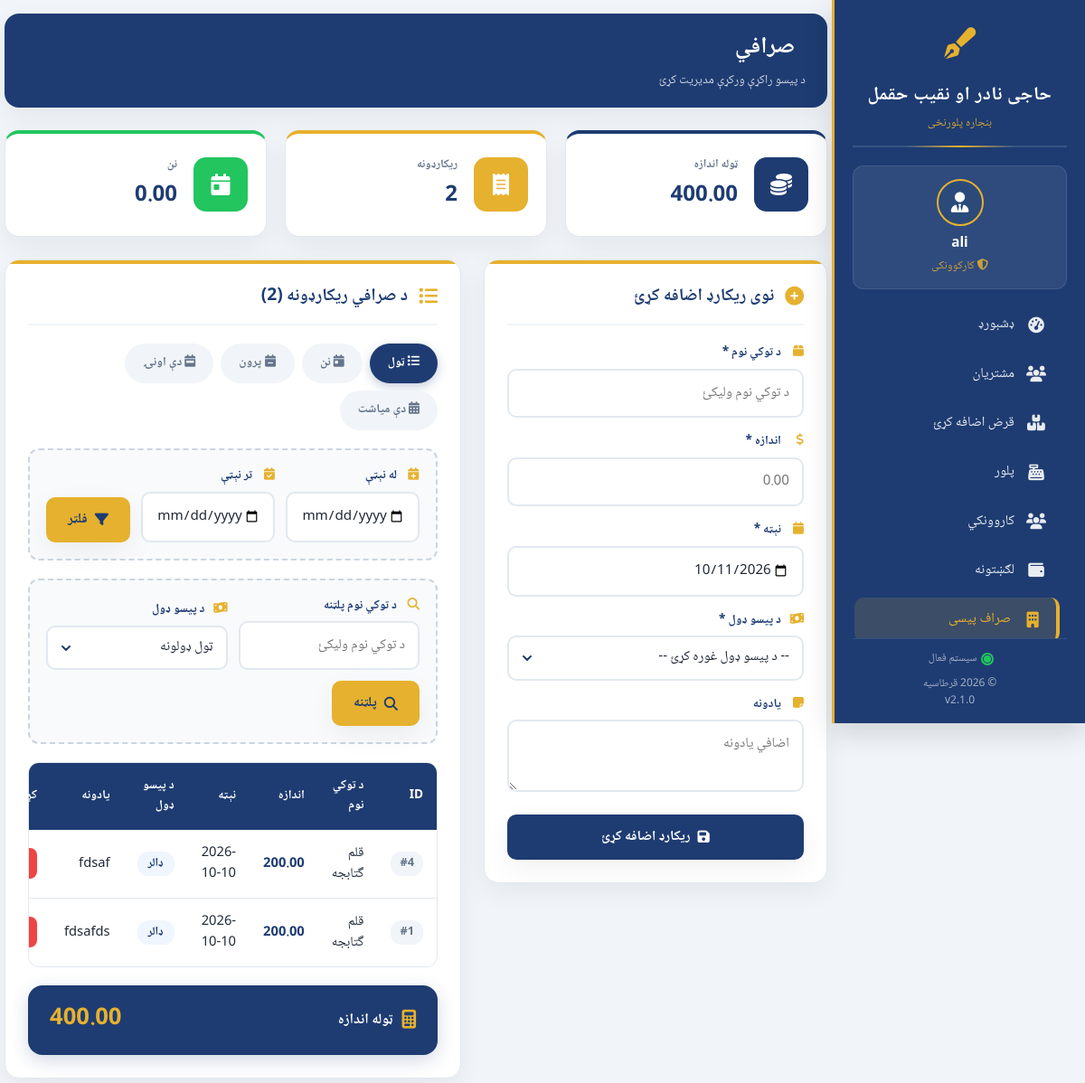
Screenshot of /sarafe.php (signed in) with the database file from the repository.
### tables this page shows
CREATE TABLE `sarafe` (
  `id` int(11) NOT NULL AUTO_INCREMENT,
  `name` varchar(150) NOT NULL,
  `amount` decimal(15,2) NOT NULL DEFAULT 0.00,
  `date` date NOT NULL DEFAULT curdate(),
  `money_type` varchar(50) NOT NULL,
  `note` text DEFAULT NULL,
  `created_at` timestamp NOT NULL DEFAULT current_timestamp(),
  PRIMARY KEY (`id`)
);

### sarafe.php (the view, shortened to what this page needs)
<?php
require_once 'db.php';
$filter = $_GET['filter'] ?? 'all';
$where = "";
$search_name = isset($_GET['search_name']) ? trim($_GET['search_name']) : '';
$sql = "SELECT * FROM sarafe $where ORDER BY id DESC";
$result = mysqli_query($conn, $sql);
$record_count = mysqli_num_rows($result);
$total_sql = "SELECT SUM(amount) AS total FROM sarafe $where";
$total_result = mysqli_query($conn, $total_sql);
$total_data = mysqli_fetch_assoc($total_result);
$total = $total_data['total'] ?? 0;
$count_sql = "SELECT COUNT(*) AS cnt FROM sarafe $where";
$count_result = mysqli_query($conn, $count_sql);
$count_data = mysqli_fetch_assoc($count_result);
$stats_count = $count_data['cnt'] ?? 0;
$today_sql = "SELECT SUM(amount) AS today_total FROM sarafe WHERE date = CURDATE()";
$today_result = mysqli_query($conn, $today_sql);
$today_data = mysqli_fetch_assoc($today_result);
$today_total = $today_data['today_total'] ?? 0;
$today_date = date('Y-m-d');
?>
<!DOCTYPE html>
<html lang="ps" dir="rtl">
<head>
    <link rel="stylesheet" href="https://cdnjs.cloudflare.com/ajax/libs/font-awesome/6.4.0/css/all.min.css">
</head>
<body>
<?php include 'sidebar.php'; ?>
<div class="main-content">
    <div class="page-header">
        <div>
            <h1><i class="fas fa-money-bill-exchange"></i> صرافي</h1>
            <div class="subtitle">د پیسو راکړې ورکړې مدیریت کړئ</div>
        </div>
    </div>
    <div class="stats-grid">
        <div class="stat-card">
            <div class="stat-icon total"><i class="fas fa-coins"></i></div>
            <div class="stat-info">
                <h3>ټوله اندازه</h3>
                <p><?php echo number_format($total, 2); ?></p>
            </div>
        </div>
        <div class="stat-card">
            <div class="stat-icon count"><i class="fas fa-receipt"></i></div>
            <div class="stat-info">
                <h3>ریکارډونه</h3>
                <p><?php echo $stats_count; ?></p>
            </div>
        </div>
        <div class="stat-card">
            <div class="stat-icon today"><i class="fas fa-calendar-day"></i></div>
            <div class="stat-info">
                <h3>نن</h3>
                <p><?php echo number_format($today_total, 2); ?></p>
            </div>
        </div>
    </div>
    <div class="content-grid">
        <div class="card">
            <div class="card-header">
                <i class="fas fa-plus-circle"></i>
                <h2>نوی ریکارډ اضافه کړئ</h2>
            </div>
            <form method="POST">
                <div class="form-group">
                    <label><i class="fas fa-box"></i> د توکي نوم *</label>
                    <input type="text" name="item_name" placeholder="د توکي نوم ولیکئ" required>
                </div>
                <div class="form-group">
                    <label><i class="fas fa-dollar-sign"></i> اندازه *</label>
                    <input type="number" name="amount" step="0.01" placeholder="0.00" required>
                </div>
                <div class="form-group">
                    <label><i class="fas fa-calendar"></i> نېټه *</label>
                    <input type="date" name="date" value="<?php echo $today_date; ?>" required>
                </div>
                <div class="form-group">
                    <label><i class="fas fa-money-bill-wave"></i> د پیسو ډول *</label>
                    <select name="money_type" required>
                        <option value="">-- د پیسو ډول غوره کړئ --</option>
                    </select>
                </div>
                <div class="form-group">
                    <label><i class="fas fa-sticky-note"></i> یادونه</label>
                    <textarea name="note" placeholder="اضافي یادونه"></textarea>
                </div>
                <button type="submit" class="btn btn-primary">
                    <i class="fas fa-save"></i> ریکارډ اضافه کړئ
                </button>
            </form>
        </div>
        <div class="card">
            <div class="card-header">
                <i class="fas fa-list"></i>
                <h2>د صرافي ریکارډونه (<?php echo $record_count; ?>)</h2>
            </div>
            <div class="filter-tabs">
                <a href="sarafe.php?filter=all" class="<?php echo $filter == 'all' ? 'active' : ''; ?>"><i class="fas fa-list"></i> ټول</a>
                <a href="sarafe.php?filter=today" class="<?php echo $filter == 'today' ? 'active' : ''; ?>"><i class="fas fa-calendar-day"></i> نن</a>
                <a href="sarafe.php?filter=yesterday" class="<?php echo $filter == 'yesterday' ? 'active' : ''; ?>"><i class="fas fa-calendar-minus"></i> پرون</a>
                <a href="sarafe.php?filter=week" class="<?php echo $filter == 'week' ? 'active' : ''; ?>"><i class="fas fa-calendar-week"></i> دې اونۍ</a>
                <a href="sarafe.php?filter=month" class="<?php echo $filter == 'month' ? 'active' : ''; ?>"><i class="fas fa-calendar-alt"></i> دې میاشت</a>
            </div>
            <div class="custom-filter">
                <form method="GET">
                    <div class="custom-row">
                        <div class="form-group">
                            <label><i class="fas fa-calendar-plus"></i> له نېټې</label>
                            <input type="date" name="from_date" required>
                        </div>
                        <div class="form-group">
                            <label><i class="fas fa-calendar-check"></i> تر نېټې</label>
                            <input type="date" name="to_date" required>
                        </div>
                        <button type="submit" class="btn btn-secondary">
                            <i class="fas fa-filter"></i> فلټر
                        </button>
                    </div>
                </form>
            </div>
            <div class="search-bar">
                <form method="GET">
                    <div class="search-row">
                        <div class="form-group">
                            <label><i class="fas fa-search"></i> د توکي نوم پلټنه</label>
                            <input type="text" name="search_name" placeholder="د توکي نوم ولیکئ" value="<?php echo htmlspecialchars($search_name); ?>">
                        </div>
                        <div class="form-group">
                            <label><i class="fas fa-money-bill-wave"></i> د پیسو ډول</label>
                            <select name="filter_type">
                                <option value="">ټول ډولونه</option>
                            </select>
                        </div>
                        <button type="submit" class="btn btn-secondary">
                            <i class="fas fa-search"></i> پلټنه
                        </button>
                    </div>
                </form>
            </div>
            <div class="table-wrapper">
                <table>
                    <thead>
                        <tr>
                            <th>ID</th>
                            <th>د توکي نوم</th>
                            <th>اندازه</th>
                            <th>نېټه</th>
                            <th>د پیسو ډول</th>
                            <th>یادونه</th>
                            <th>کړنې</th>
                        </tr>
                    </thead>
                    <tbody>
                        <?php if (mysqli_num_rows($result) > 0): ?>
                            <?php while ($row = mysqli_fetch_assoc($result)): ?>
                                <tr>
                                    <td><span class="id-badge">#<?php echo $row['id']; ?></span></td>
                                    <td><?php echo htmlspecialchars($row['name']); ?></td>
                                    <td class="amount-cell"><?php echo number_format($row['amount'], 2); ?></td>
                                    <td><?php echo htmlspecialchars($row['date']); ?></td>
                                    <td><span class="type-badge"><?php echo htmlspecialchars($row['money_type']); ?></span></td>
                                    <td><?php echo htmlspecialchars($row['note']); ?></td>
                                    <td>
                                        <a href="?delete_id=<?php echo $row['id']; ?>"
                                           class="btn-delete"
                                           title="ړنګول"
                                           onclick="return confirm('ایا تاسو ډاډه یاست چې دا ریکارډ ړنګ کړئ؟');">
                                        </a>
                                    </td>
                                </tr>
                            <?php endwhile; ?>
                        <?php endif; ?>
                    </tbody>
                </table>
            </div>
            <div class="total-footer">
                <div class="total-label">
                    <i class="fas fa-calculator"></i>
                    ټوله اندازه
                </div>
                <div class="total-value">
                    <?php echo number_format($total, 2); ?>
                </div>
            </div>
        </div>
    </div>
</div>
</body>
</html>

### sidebar.php (style rules this page uses)
:root { --sidebar-primary: #1e3c72; --sidebar-secondary: #2b4a7a; --sidebar-accent: #e6b12e; --sidebar-text: #ffffff; --sidebar-shadow: 0 10px 30px rgba(0, 0, 0, 0.15); --sidebar-transition: all 0.4s cubic-bezier(0.175, 0.885, 0.32, 1.275); }
* { font-family: 'Noto Naskh Arabic', 'Segoe UI', Tahoma, sans-serif; }
.main-content { transition: margin-right 0.5s cubic-bezier(0.175, 0.885, 0.32, 1.275); }
@media (min-width: 769px) { .main-content { margin-right: 280px; } }

### rows the page displays
sarafe: id "4", name "قلم گتابجه", amount "200.00", date "2026-10-10", money_type "ډالر", note "fdsaf"
sarafe: id "1", name "قلم گتابجه", amount "200.00", date "2026-10-10", money_type "ډالر", note "fdsafds"

### other values shown
$current_user "ali"
$total "400.00"
$stats_count "2"
$today_total "0.00"
$record_count "2"
